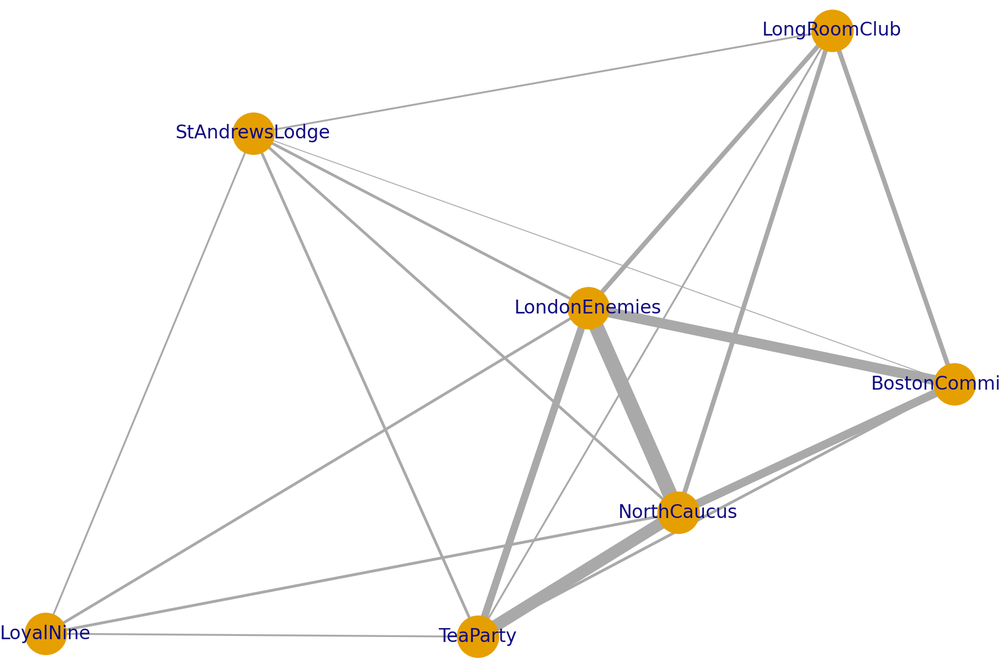
#> input picture In-class exercises/Practicum-6/Revolution_organization.png, 1000 x 667 px, shrunk from 1800 x 1200 before the run
$ jupyter execute Notebook1_Image_Processing.ipynb   (shell and % lines are left out)   (older library calls are emulated)
#> lines starting #> are read from the running program, lines starting #| are printed output that depends on the picture; after the words box and inside, x2 and y2 are one past the last pixel; in counts of white or black regions, pixels touching at a corner belong together
#> the answer given: ../../In-class exercises/Practicum-6/Revolution_organization.png
#> in loadIMG, img is the input picture: shape (667, 1000, 4); mean R, G, B, A 249.4, 248.5, 247, 255
# Image Processing

The purpose of this homework is to use data analysis workflows for image processing.

For those of you interested in understanding the code, the notebook uses the [numpy](http://numpy.org) library to manage data, the [matplotlib](https://matplotlib.org) library to visualize the results, and an image processing library called [scikit-image](http://scikit-image.org).

You will be running three different workflows in this notebook:

1. Smooth then Segment
2. Segment then Canny

## 1.Smooth then Segment

This section will allow you to smooth and segment images.

The following cell contains some predefined functions to implement [watershed segmentation](https://en.wikipedia.org/wiki/Watershed_(image_processing) and smoothing by [Gaussian filters](https://en.wikipedia.org/wiki/Gaussian_blur). Please make sure you have run this cell before you run other cells.

### Preliminary Setup

The following cell contains some predefined functions to smooth image and segment it. When you run the cell, the definitions of these functions will be incorporated into the notebook.

[cell 1]
from scipy import ndimage as ndi
import numpy as np
import matplotlib.pyplot as plt
from skimage import feature,io,color
from skimage.morphology import watershed
from skimage.filters import threshold_otsu,threshold_yen,gaussian


def loadIMG():
    filename=input("Please input the image filename:")
    img = io.imread(filename)
    return img

def Smooth(img):
    smoothedImg = gaussian(img,sigma=2.5,multichannel=True)
    return smoothedImg

def displaySmooth(img):
    plt.clf()
    smoothedImg=Smooth(img)
    fig, (ax1,ax2) = plt.subplots(nrows=1, ncols=2, figsize=(10, 4),sharex=True,\
                                  sharey=True)
    ax1.imshow(img, cmap=plt.cm.gray)
    ax1.axis('off')
    ax1.set_title('Original Image', fontsize=10)
    ax2.imshow(smoothedImg, cmap=plt.cm.gray)
    ax2.axis('off')
    ax2.set_title('Smoothed Image', fontsize=10)
    fig.tight_layout()
    plt.show()
#> the answer given: ../../In-class exercises/Practicum-6/Revolution_people.png
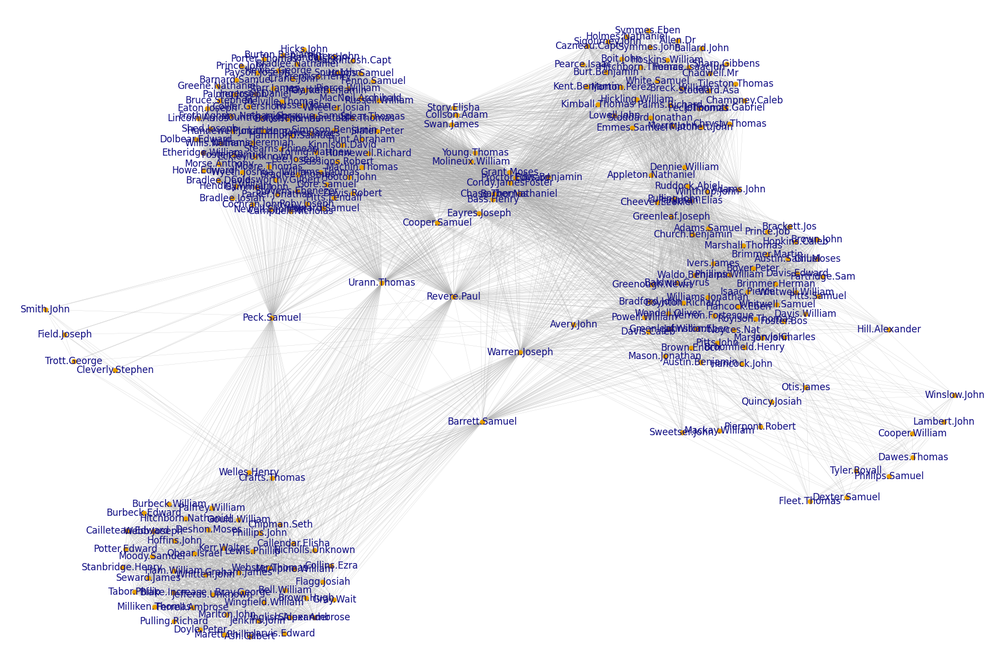
#> input picture In-class exercises/Practicum-6/Revolution_people.png, 1000 x 667 px, shrunk from 1800 x 1200 before the run
#> in loadIMG, img is the input picture: shape (667, 1000, 4); mean R, G, B, A 232.5, 232, 237.3, 255

def Segment(img):
    if len(img.shape)>2:
        img = color.rgb2gray(img)

    thresh = threshold_yen(img)
    segmentation = img > thresh
    return segmentation

def displaySegment(img):
    plt.clf()
    segmentation=Segment(img)
#> in Segment, `img = color.rgb2gray(img)`:
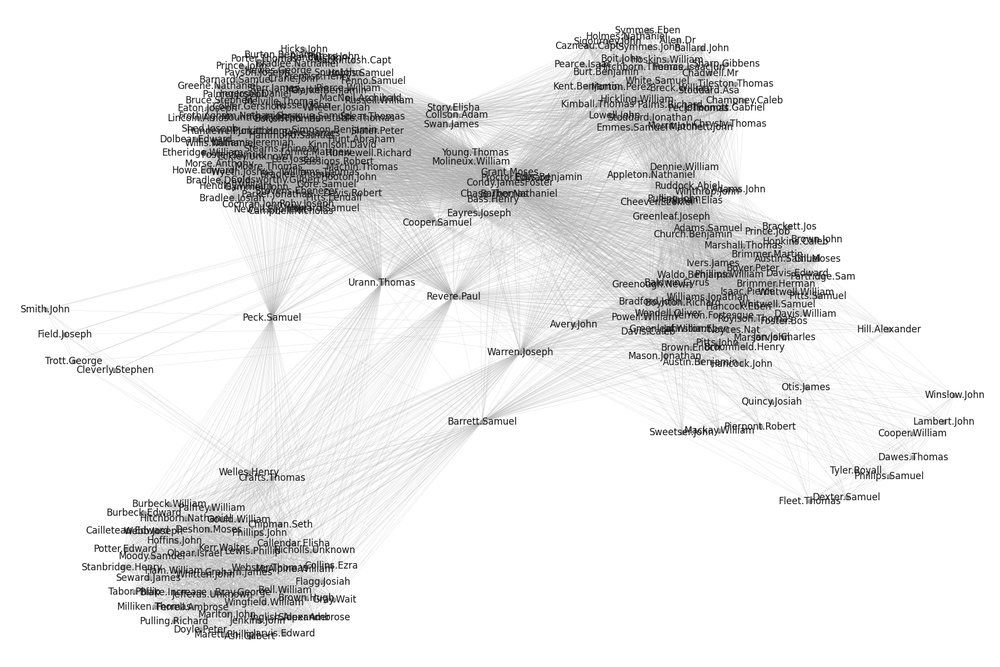
#> img: shape (667, 1000) float64; min 0.032, max 1, mean 0.912
#> in Segment, `thresh = threshold_yen(img)`: thresh = 0.692
#> in Segment, `segmentation = img > thresh`:
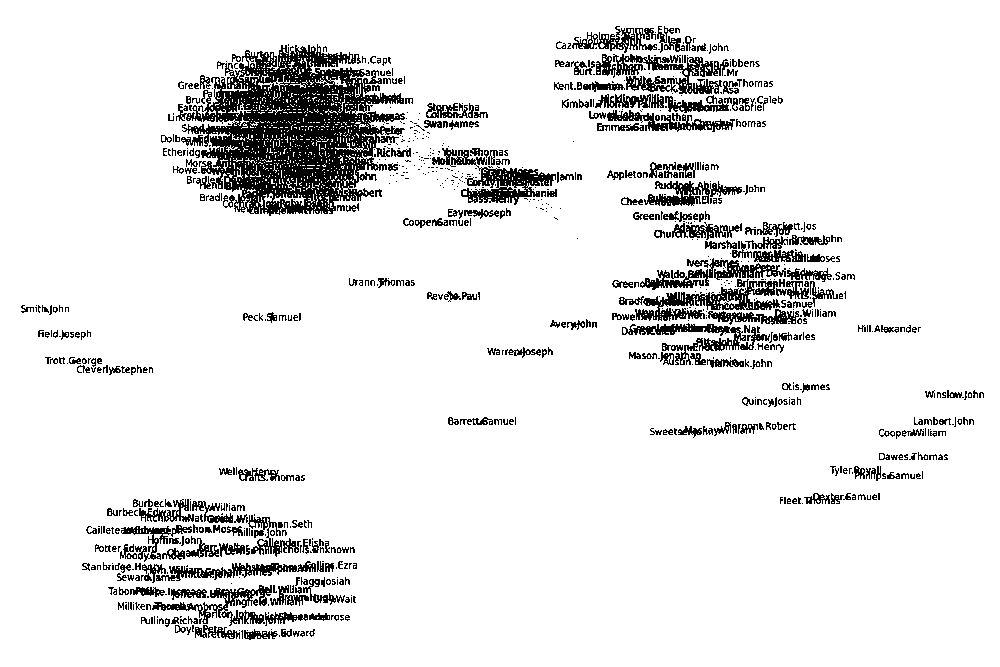
#> segmentation: shape (667, 1000) bool; 90.5% white; black in thin lines or dots, all inside (x1, y1, x2, y2) = (21, 26, 984, 640)
    fig, (ax1,ax2) = plt.subplots(nrows=1, ncols=2, figsize=(10, 4),sharex=True,\
                                  sharey=True)
    ax1.imshow(img, cmap=plt.cm.gray)
    ax1.axis('off')
    ax1.set_title('Original Image', fontsize=10)
    ax2.imshow(segmentation, cmap=plt.cm.gray)
    ax2.axis('off')
    ax2.set_title('Segmented Image', fontsize=10)
    fig.tight_layout()
    plt.show()

### Smooth an Image

Run the following cell and input the filename of one of the images.

[cell 2]
img=loadIMG()
displaySmooth(img)

### Segment an Image

Run the following cell and input the filename of one of the images. You may use the same image as in the previous question.

[cell 3]
img=loadIMG()
displaySegment(img)

### Combining Smoothing and Segmenting

The cell below defines a function to smooth and then segment an image. It will output the original image, the segmented image, and the image after smoothing and then segmenting it.

[cell 4]
def plotSmoothThenSegment(img1):
    img2=Segment(img1)
    img3=Smooth(img1)
    img3=Segment(img3)
#> in Segment (call 3), `img = color.rgb2gray(img)`:
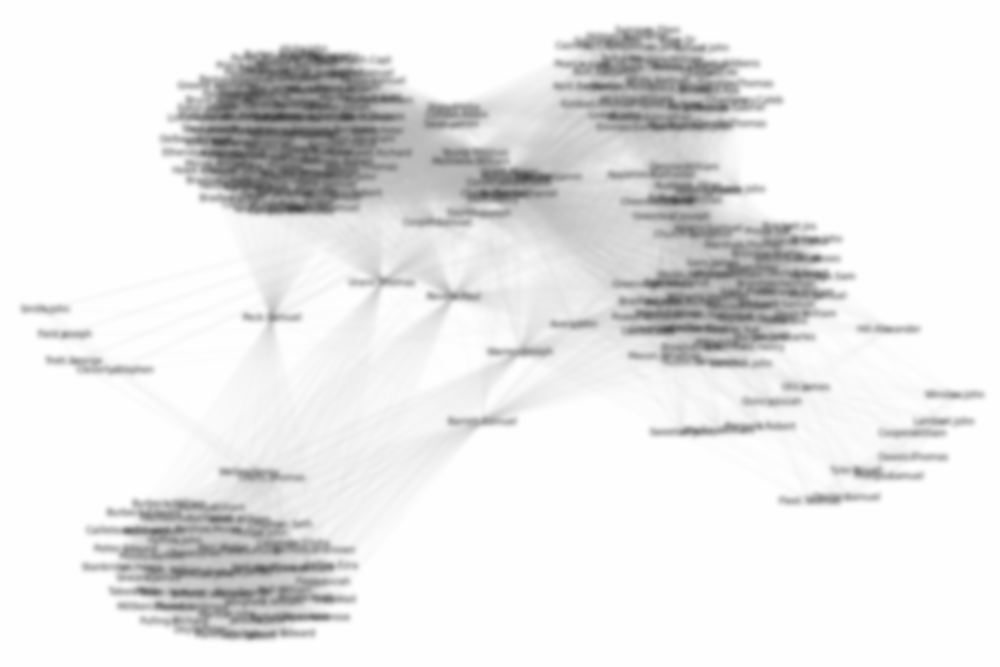
#> img: shape (667, 1000) float64; min 0.273, max 1, mean 0.912
#> in Segment (call 3), `thresh = threshold_yen(img)`: thresh = 0.882
#> in Segment (call 3), `segmentation = img > thresh`:
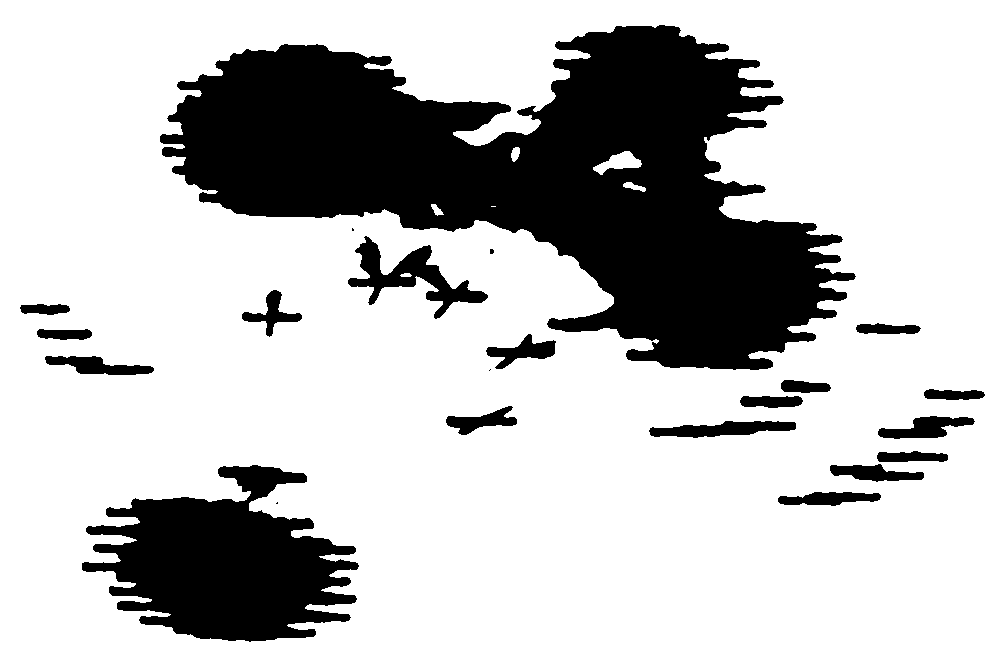
#> segmentation: shape (667, 1000) bool; 75.7% white; 22 black regions (4 under 20 px), largest, box (x1, y1, x2, y2) and area: (160, 25, 856, 370) 117157, (82, 465, 359, 642) 28833, (348, 236, 488, 319) 3509
    fig, (ax1,ax2, ax3) = plt.subplots(nrows=1, ncols=3, figsize=(15, 4),sharex=True,\
                                      sharey=True)
    ax1.imshow(img1, cmap=plt.cm.gray)
    ax1.axis('off')
    ax1.set_title('Original Image', fontsize=10)
    ax2.imshow(img2, cmap=plt.cm.gray)
    ax2.axis('off')
    ax2.set_title('Segmented Image', fontsize=10)
    ax3.imshow(img3, cmap=plt.cm.gray)
    ax3.axis('off')
    ax3.set_title('Smoothed Then Segmented Image', fontsize=10)
    fig.tight_layout()
    plt.show()

Running the following cell will execute that function plotSmoothThenSegment() using the image.

[cell 5]
plotSmoothThenSegment(img)

## 2.Segment then Canny

This section will allow you to segment images and do edge detection for images.

For those of you interested in the code, the segmentation algorithm is threshold Yen and the edge detection algorithm is called Canny edge detection.

The following cell contains some predefined functions to implement segmentation and edge detection. Please make sure you have run this cell before you run other cells in this notebook.

[cell 6]
def loadIMG():
    filename=input("Please input the image filename:")
    sigma="0","1","2"
    img = io.imread(filename)
    return img,sigma

def CannyEdge(img,sigma):
    plt.clf()
    if len(img.shape)!=2:
        img1 = color.rgb2gray(img)
    edges1 = feature.canny(img1, sigma=float(sigma[0]))
    edges2 = feature.canny(img1, sigma=float(sigma[1]))
    edges3 = feature.canny(img1, sigma=float(sigma[2]))
    fig, (ax1,ax2,ax3,ax4) = plt.subplots(nrows=1, ncols=4, figsize=(12, 3),sharex=True, sharey=True)
    ax1.imshow(img, cmap=plt.cm.gray)
    ax1.axis('off')
    ax1.set_title('Original Image', fontsize=10)
    ax2.imshow(edges1, cmap=plt.cm.gray)
    ax2.axis('off')
    ax2.set_title('Canny Edge Image, $\sigma=$'+sigma[0], fontsize=10)
    ax3.imshow(edges2, cmap=plt.cm.gray)
    ax3.axis('off')
    ax3.set_title('Canny Edge Image, $\sigma=$'+sigma[1], fontsize=10)
    ax4.imshow(edges3, cmap=plt.cm.gray)
    ax4.axis('off')
    ax4.set_title('Canny Edge Image, $\sigma=$'+sigma[2], fontsize=10)
    fig.tight_layout()
    plt.savefig('Edge Detection.png',dpi=300)
    plt.show()

### Canny Edge Detection with Different Parameters

The following cell will detect the edges of a given image. Sigma is the standard deviation for the Gaussian filter in Canny edge detection.

[cell 7]
img,sigma=loadIMG()
#> the answer given: ../../In-class exercises/Practicum-6/Revolution_people.png
#> sigma = ('0', '1', '2')
CannyEdge(img,sigma)
#> in CannyEdge, `edges1 = feature.canny(img1, sigma=float(sigma[0]))`:
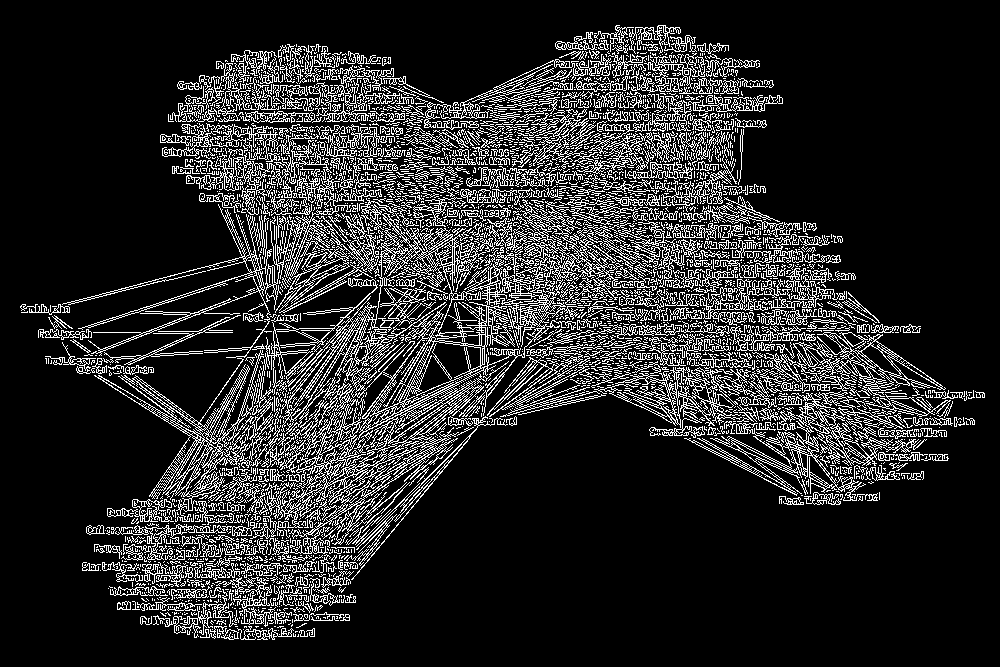
#> edges1: shape (667, 1000) bool; 15.8% white in thin lines or dots, all inside (x1, y1, x2, y2) = (20, 25, 985, 640)
#> in CannyEdge, `edges3 = feature.canny(img1, sigma=float(sigma[2]))`:
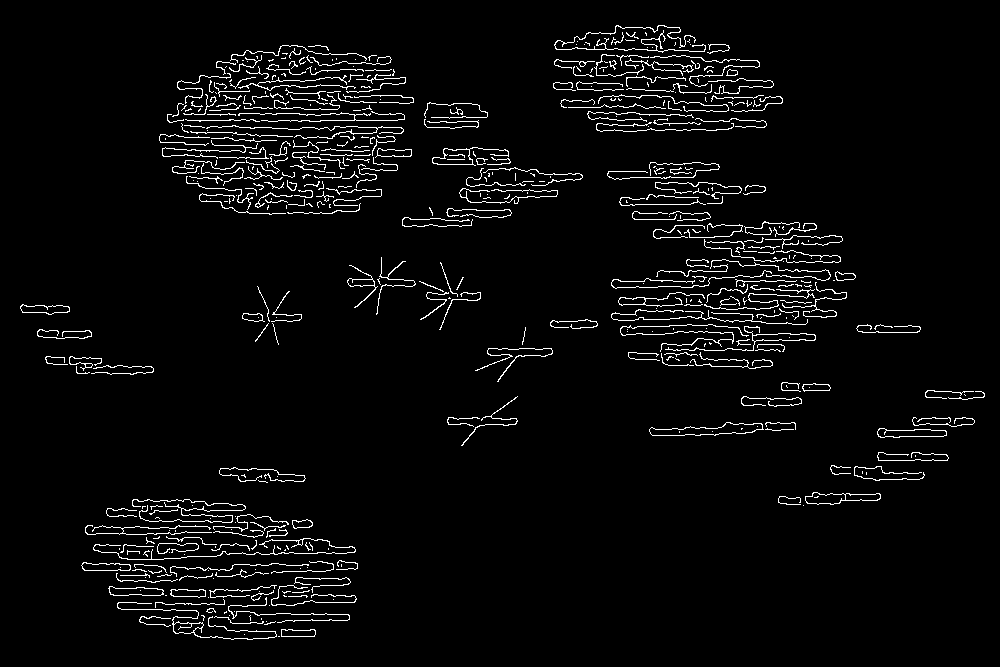
#> edges3: shape (667, 1000) bool; 3.7% white in thin lines or dots, all inside (x1, y1, x2, y2) = (20, 25, 985, 640)
